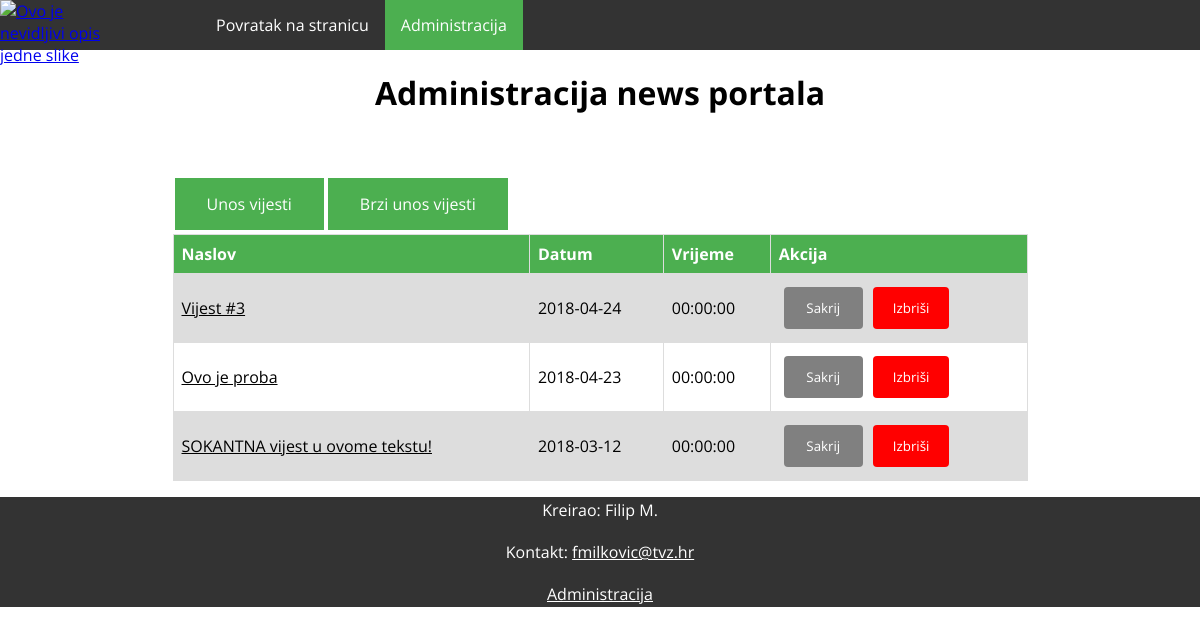
Page /admin/administrator.php on the earlier database version.
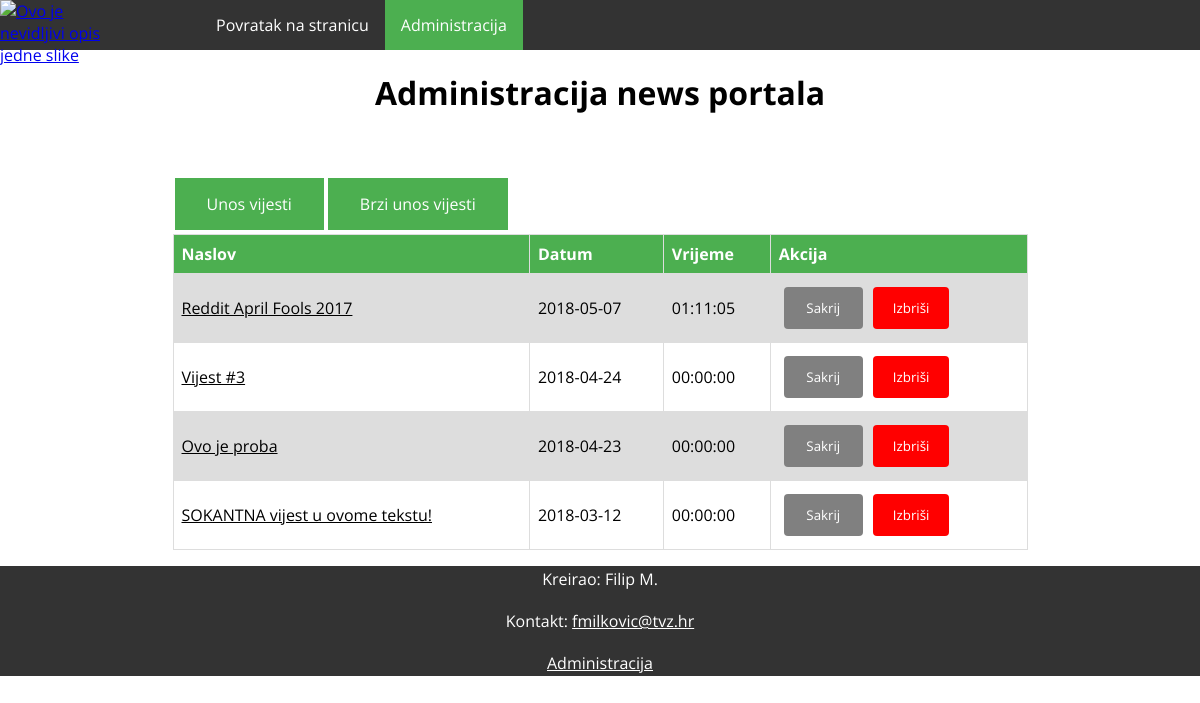
Same page on the later database version.
### tables this page shows
CREATE TABLE `Clanci` (
  `id` int(11) NOT NULL,
  `Datum` date NOT NULL,
  `VrijemeIzrade` time NOT NULL,
  `Naslov` varchar(32) NOT NULL,
  `KratkiSadrzaj` varchar(102) NOT NULL,
  `Tekst` text NOT NULL,
  `Kategorija` varchar(20) NOT NULL,
  `Slika` varchar(64) NOT NULL,
  `Sakrivena` tinyint(1) NOT NULL
);

### admin/administrator.php (the view, shortened to what this page needs)
<?php
include("../dbconn.php");
$query = "SELECT * FROM Clanci ORDER BY Datum DESC, VrijemeIzrade DESC";
$result = mysqli_query($dbc, $query);
echo '
<!DOCTYPE html>
<html lang="hr">
<head>
    <link type="text/css" rel="stylesheet" href="../style.css" />
</head>
<body>
<nav>
    <figure class="float_left">
        <a href="../index.php">
            <img src="../../res/circle_logo.png" alt="Ovo je nevidljivi opis jedne slike">
        </a>
    </figure>
    <ul>
        <li><a href="../index.php">Povratak na stranicu</a></li>
        <li><a href="administrator.php " class="active">Administracija</a></li>
    </ul>
</nav>
<div id="main_content">
    <main>
        <h1 class="center">Administracija news portala</h1>
        <br>
        <p><a class="button float_left" href="unos.html">Unos vijesti</a></p>
        <button onclick="document.getElementById(\'id01\').style.display=\'block\'" class="float_left">Brzi unos vijesti</button>
<br>
        ';
echo '<table id="administratorTable">';
echo '
<tr>
    <th>Naslov</th>
    <th>Datum</th>
    <th>Vrijeme</th>
    <th>Akcija</th>
</tr>
';
while ($row = mysqli_fetch_array($result)) {
    $color = 'value="Prikaži"';
    if ($row["Sakrivena"] == 0) {
        $color = 'value="Sakrij" style="background-color: gray; width: 79px;"';
    }
    echo '<tr>';
    echo '<td><a href="../clanak.php?id='.$row['id'].'" target="_blank">' . urldecode($row['Naslov']) . '</a></td>';
    echo '<td>' . $row['Datum'] . ' </td>';
    echo '<td>'.$row['VrijemeIzrade'].'</td>';
    echo '<td>';
    echo '<div class="float_left" style="padding: 5px;"><form  name="sakrij" action="sakrij.php" method="post">
						<input type="hidden" name="sakrij" value="' . $row['id'] . '" />
						<input type="hidden" name="sakriveno" value="' . $row['Sakrivena'] . '" />
						<input type="submit"  ' . $color . '>
				 </form></div>
			';
    echo '<div class="float_left" style="padding: 5px;"><form  name="izbrisi" action="delete.php" method="post">
						<input type="hidden" name="izbrisi" value="' . $row['id'] . '" />
						<input type="submit" value="Izbriši" style="background-color: red;">
				 </form></div>
			';
    echo '</td></tr>';
}
echo '</table>';
echo '
    </main>
</div>
<footer class="clear_floating">
    <p>Kreirao: Filip M.</p>
    <p>Kontakt: <a href="mailto:fmilkovic@tvz.hr?Subject=Kontakt%20sa%20weba" target="_top">fmilkovic@tvz.hr</a></p>
    <p id="last"><a href="administrator.php">Administracija</a></p>
</footer>
</body>
<script>
        // Get the modal
        var modal = document.getElementById(\'id01\');
        // When the user clicks anywhere outside of the modal, close it
        window.onclick = function(event) {
            if (event.target === modal) {
                modal.style.display = "none";
            }
        }
    </script>
    <script src="validacija.js"></script>
</html>
';

### style.css (style rules this page uses)
* { font-family: 'Open Sans', sans-serif; }
html { width: 100%; }
body { min-height: 100%; background: url(../res/cream_dust.png) repeat 0 0; padding: 0; margin: 0; }
.float_left { float: left; }
.clear_floating { clear: both; }
.center { text-align: center; }
nav { width: 100%; position: -webkit-sticky; position: sticky; top: 0; background-color: #333; }
nav ul { width: 75%; margin: auto; list-style-type: none; padding: 0; overflow: hidden; background-color: #333; }
nav li { float: left; }
nav li a { display: block; color: white; text-align: center; padding: 14px 16px; text-decoration: none; }
.active { background-color: #4CAF50; }
figure { width: 100px; margin: auto; }
#main_content { margin: auto; width: 95%; }
main { margin: auto; width: 75%; }
.button { background-color: #4CAF50; border: none; color: white; padding: 15px 32px; text-align: center; text-decoration: none; display: inline-block; font-size: 16px; margin: 4px 2px; cursor: pointer; }
footer { width: 100%; color: white; background-color: #333; position: relative; bottom: 0; }
footer p { padding: 2px; text-align: center; }
footer a { color: #ffffff; }
footer #last { margin-bottom: 0; }
input[type=submit] { background-color: #4CAF50; color: white; padding: 12px 20px; border: none; border-radius: 4px; cursor: pointer; }
button { background-color: #4CAF50; border: none; color: white; padding: 15px 32px; text-align: center; text-decoration: none; display: inline-block; font-size: 16px; margin: 4px 2px; cursor: pointer; }
#administratorTable { border-collapse: collapse; width: 100%; }
#administratorTable th { background-color: #4CAF50; color: white; }
#administratorTable td, th { border: 1px solid #dddddd; text-align: left; padding: 8px; }
#administratorTable tr:nth-child(even) { background-color: #dddddd; }
#administratorTable a { color: black; }

Differences in the rows shown:
added clanci: Naslov "Reddit April Fools 2017", Datum "2018-05-07", VrijemeIzrade "01:11:05"
